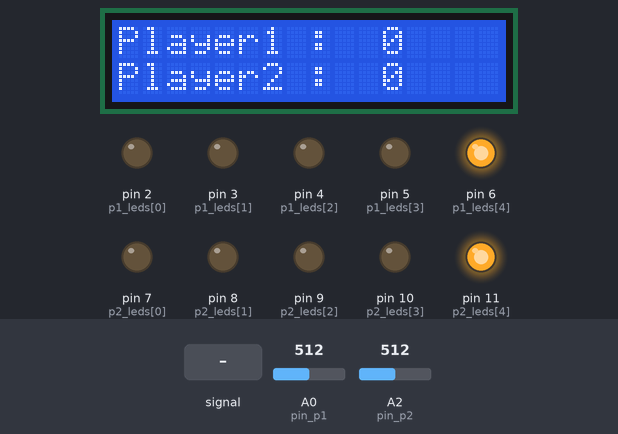
Bench run of a sketch on a simulated Arduino Uno, built with avr-gcc and run on an emulated ATmega328P. Parts: 16×2 character LCD, output pins drawn as LEDs (lit = HIGH). The test bench sets the inputs (shaded band); at power-on: A0 (pin_p1) = 512, A2 (pin_p2) = 512. Random numbers use the default seed unless the sketch sets one; what the sketch prints to the serial monitor is not drawn.

Above: at 1.2 s.
1.3 s: A0 (pin_p1) fed a 200 Hz sine of ±460 counts around its level
At 2.3 s:
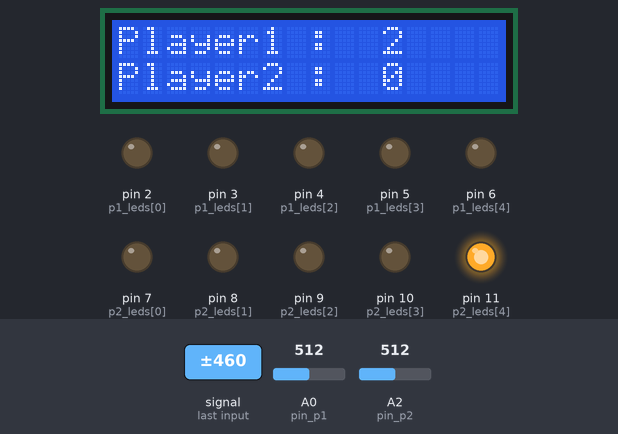
At 2.8 s:
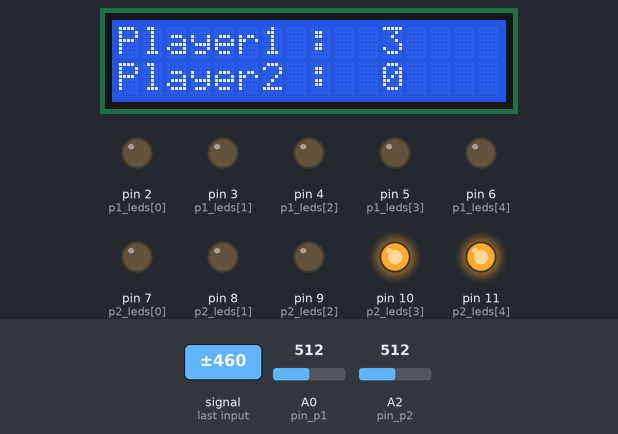
3.9 s: A0 (pin_p1) set to 716
At 5.7 s:
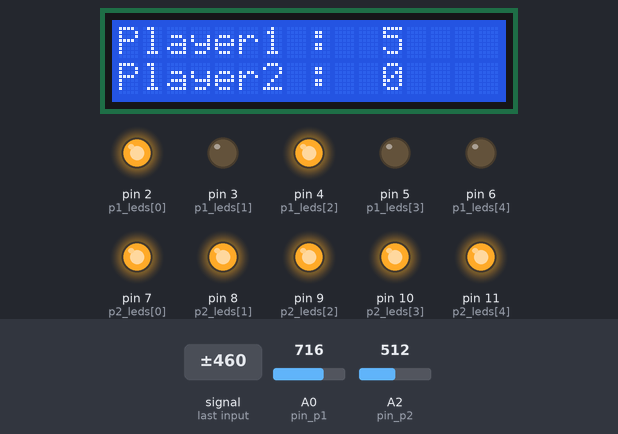
Timing chart, 0 to 11.6 s (numbered marks = the images above; inputs shaded):
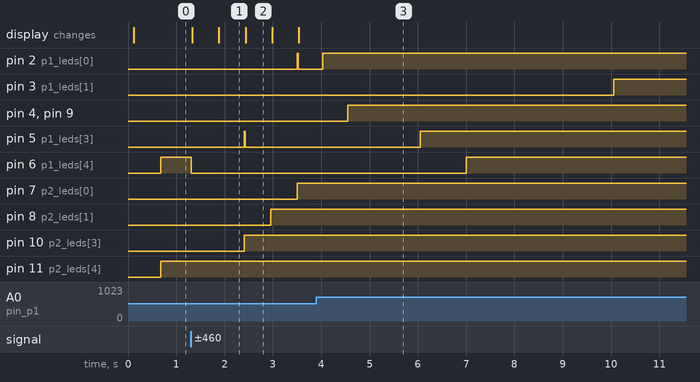

The sketch:

whack_a_mole.ino
```cpp
#include <Wire.h>
#include <LiquidCrystal_I2C.h>

LiquidCrystal_I2C lcd(0x3F,16,2);

long randNumber;
int step_counter = 0;
// int button_values[] = {1003,801,599,398,198};
int button_values[] = {913, 429, 267, 179, 110};
int button_values2[] = {913, 429, 267, 179, 110};
int btn_tol = 10;
int analogValue1 = 0;
int analogValue2 = 0;
int pin_p1 = A0;
int pin_p2 = A2;
int leds_cnt = 5;
int p1_leds[5] = {2,3,4,5,6};
int p2_leds[5] = {7,8,9,10,11};
int p1_score = 0;
int p2_score = 0;
int action_speed = 2000;
int action_speed_min = 250;

void setup()
{
  Serial.begin(9600);

  randomSeed(analogRead(A3));

  pinMode(pin_p1, INPUT);
  pinMode(pin_p2, INPUT);

  for (int i = 0; leds_cnt > i; i++) {
    pinMode(p1_leds[i], OUTPUT);
  }
  for (int i = 0; leds_cnt > i; i++) {
    pinMode(p2_leds[i], OUTPUT);
  }

  lcd.begin();
  lcd.clear();
  lcd.backlight();
  lcd.setCursor(0,0);   //Set cursor to character 2 on line 0
  lcd.print("Player1 : ");

  lcd.setCursor(0,1);   //Move cursor to character 2 on line 1
  lcd.print("Player2 : ");

}

void loop()
{
  if(p1_score < 100 and p2_score < 100) {

    step_counter++;
    bool step_action = false;
    if (step_counter > action_speed) {
      step_counter = 0;
      step_action = true;
      action_speed = action_speed - round(action_speed/50);
      if (action_speed < action_speed_min) {
        action_speed = action_speed_min;
      }
      Serial.println(action_speed);
    }

    if (step_action) {
      int pin_light = random(0,5);
      Serial.println(pin_light);
      digitalWrite(p1_leds[pin_light], HIGH);
      digitalWrite(p2_leds[pin_light], HIGH);

    }

    analogValue1 = analogRead(pin_p1);
    for (int i = 0; leds_cnt > i; i++) {
      if ( analogValue1 < button_values[i] + btn_tol and analogValue1 > button_values[i] - btn_tol ){
        if(digitalRead(p1_leds[i]) == HIGH){
          digitalWrite(p1_leds[i], LOW);
          p1_score++;
        }
      }
    }

    analogValue2 = analogRead(pin_p2);
    for (int i = 0; leds_cnt > i; i++) {
      if ( analogValue2 < button_values[i] + btn_tol and analogValue2 > button_values[i] - btn_tol ){
        if(digitalRead(p2_leds[i]) == HIGH){
          digitalWrite(p2_leds[i], LOW);
          p2_score++;
        }
      }
    }

    if ( step_counter % 100 == 0){
      Serial.println(p1_score);
      lcd.setCursor(11,0);   //Set cursor to character 2 on line 0
      lcd.print(p1_score);

      Serial.println(p2_score);
      lcd.setCursor(11,1);   //Set cursor to character 2 on line 0
  lcd.print(p2_score);

    }
  } else {
    if (p1_score > p2_score) {
      Serial.println("P1 win");
      lcd.clear();
      lcd.setCursor(0,0);   //Set cursor to character 2 on line 0
      lcd.print("Player1 wins");
      delay(100000);
    } else {
      Serial.println("Player2_Win");
      lcd.clear();
      lcd.setCursor(0,0);   //Set cursor to character 2 on line 0
      lcd.print("P2 wins");
      delay(100000);
    }
  }
}
```

Measured:
- after the input at 1.3 s, pin 6 (p1_leds[4]): HIGH → LOW at once; the display: first changes at once (image 1 shows a later state)
- what the display in image 1 shows lasts 0.5 s, from 1.9 s to 2.4 s
